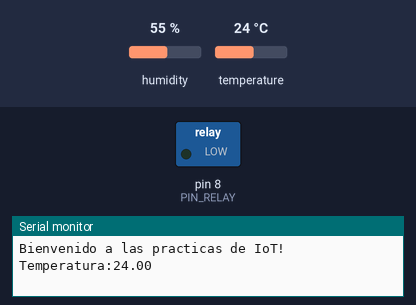
Simulated run of this sketch. Board: Arduino Uno, built with avr-gcc and run on an emulated ATmega328P. Parts: switched loads named in the sketch (green lamp = pin HIGH), the last lines printed to the serial monitor. Wiring (inferred from the names in the program): DHT11 sensor: data pin 3. The test bench sets the inputs (shaded band); at power-on: temperature 24 °C, humidity 55 %.

Above: at 1.4 s.
1.5 s: temperature set to 26.4 °C
12.0 s: temperature set to 27.7 °C
At 16.2 s:
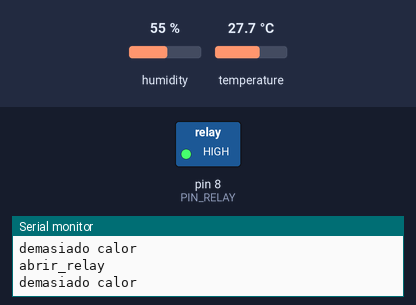
Timing chart, 0 to 17.7 s (numbered marks = the images above; inputs shaded):
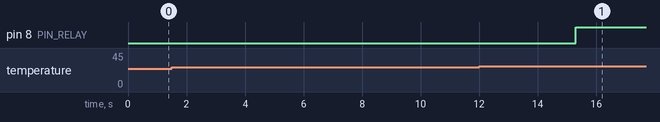

Measured:
- the behaviour switches between 26.9 and 27 °C on temperature (found by bisection; images 0 and 1)
- after the input at 12.0 s, pin 8 (PIN_RELAY): LOW → HIGH after 3.3 s

The sketch:

practica1.c.ino
```cpp
/*
 *  Moisés Frutos Plaza
 *  Mario Losantos Albacete
 */


#include "DHT.h"

#define PIN_SENSOR 3
#define PIN_RELAY 8

#define DHTTYPE DHT11
#define UMBRAL 2
#define UMBRAL_HUMEDAD 2

unsigned long last_relay_change = 0;
unsigned long t_delay = 5000;
unsigned long tiempo = 0;
float temperatura_inicial = 0;
float humedad_inicial = 0;

int relaystatus = 0;
int ledstatus = 0;
DHT dht(PIN_SENSOR, DHTTYPE);


void abrir_relay(){
  Serial.println("abrir_relay");
  if (relaystatus == 0){
    digitalWrite(PIN_RELAY, HIGH);
    relaystatus = 1;
  }
}

void cerrar_relay(){
  Serial.println("cerrar_relay");
  if (relaystatus == 1){
    digitalWrite(PIN_RELAY, LOW);
    relaystatus = 0;
  }
}

float readTemperature(){
  float t = dht.readTemperature(false);
  Serial.print("Temperatura:");
  Serial.println(t);

  if (isnan(t)) {
    Serial.println("Failed to read from DHT sensor!");
    return 0;
  }
  return t;
}

void setup() {
  Serial.begin(9600);
  Serial.println("Bienvenido a las practicas de IoT!");

  pinMode(PIN_SENSOR, INPUT);
  pinMode(PIN_RELAY, OUTPUT);
  dht.begin();
  temperatura_inicial = readTemperature();
}

void check_temperature(){
  float temp = readTemperature();
  if (temp > (temperatura_inicial + UMBRAL) && relaystatus == 0){
    Serial.println("demasiado calor");
    abrir_relay();
  } else if (temp < (temperatura_inicial - UMBRAL) && relaystatus == 1){
    Serial.println("demasiado refrigerado");
    cerrar_relay();
  }
}

void ledOn(){

}

void ledOff(){

}

float readHumidity(){
  return dht.readHumidity();
}

void check_humidity(){

 float humidity = readHumidity();
  if (humidity > (humedad_inicial + UMBRAL_HUMEDAD) && ledstatus == 0){
    Serial.println("demasiado calor");
    ledOff();
  } else if (humidity < (humedad_inicial - UMBRAL_HUMEDAD) && ledstatus == 1){
    Serial.println("demasiado refrigerado");
    ledOn();
  }
}

void loop() {
  tiempo = millis();

  //delay artificial
  if( tiempo > last_relay_change + t_delay) {
    last_relay_change = tiempo;
    check_temperature();
    check_humidity();
  }
}


/*
 *
 * Falta leer humedad, con:
 * float h = dht.readHumidity();
 *
 * y un par de funciones para encender y apagar leds
 *
*/
```

DHT.cpp
```cpp
// (licence header left out)
#include "DHT.h"

DHT::DHT(uint8_t pin, uint8_t type, uint8_t count) {
  _pin = pin;
  _type = type;
  _count = count;
  firstreading = true;
}

void DHT::begin(void) {
  // set up the pins!
  pinMode(_pin, INPUT);
  digitalWrite(_pin, HIGH);
  _lastreadtime = 0;
}

//boolean S == Scale.  True == Farenheit; False == Celcius
float DHT::readTemperature(bool S) {
  float f;

  if (read()) {
    switch (_type) {
    case DHT11:
      f = data[2];
      if(S)
      	f = convertCtoF(f);

      return f;
    case DHT22:
    case DHT21:
      f = data[2] & 0x7F;
      f *= 256;
      f += data[3];
      f /= 10;
      if (data[2] & 0x80)
	f *= -1;
      if(S)
	f = convertCtoF(f);

      return f;
    }
  }
  Serial.print("Read fail");
  return NAN;
}

float DHT::convertCtoF(float c) {
	return c * 9 / 5 + 32;
}

float DHT::readHumidity(void) {
  float f;
  if (read()) {
    switch (_type) {
    case DHT11:
      f = data[0];
      return f;
    case DHT22:
    case DHT21:
      f = data[0];
      f *= 256;
      f += data[1];
      f /= 10;
      return f;
    }
  }
  Serial.print("Read fail");
  return NAN;
}


boolean DHT::read(void) {
  uint8_t laststate = HIGH;
  uint8_t counter = 0;
  uint8_t j = 0, i;
  unsigned long currenttime;

  // pull the pin high and wait 250 milliseconds
  digitalWrite(_pin, HIGH);
  delay(250);

  currenttime = millis();
  if (currenttime < _lastreadtime) {
    // ie there was a rollover
    _lastreadtime = 0;
  }
  if (!firstreading && ((currenttime - _lastreadtime) < 2000)) {
    return true; // return last correct measurement
    //delay(2000 - (currenttime - _lastreadtime));
  }
  firstreading = false;
  /*
    Serial.print("Currtime: "); Serial.print(currenttime);
    Serial.print(" Lasttime: "); Serial.print(_lastreadtime);
  */
  _lastreadtime = millis();

  data[0] = data[1] = data[2] = data[3] = data[4] = 0;

  // now pull it low for ~20 milliseconds
  pinMode(_pin, OUTPUT);
  digitalWrite(_pin, LOW);
  delay(20);
  cli();
  digitalWrite(_pin, HIGH);
  delayMicroseconds(40);
  pinMode(_pin, INPUT);

  // read in timings
  for ( i=0; i< MAXTIMINGS; i++) {
    counter = 0;
    while (digitalRead(_pin) == laststate) {
      counter++;
      delayMicroseconds(1);
      if (counter == 255) {
        break;
      }
    }
    laststate = digitalRead(_pin);

    if (counter == 255) break;

    // ignore first 3 transitions
    if ((i >= 4) && (i%2 == 0)) {
      // shove each bit into the storage bytes
      data[j/8] <<= 1;
      if (counter > _count)
        data[j/8] |= 1;
      j++;
    }

  }

  sei();

  /*
  Serial.println(j, DEC);
  Serial.print(data[0], HEX); Serial.print(", ");
  Serial.print(data[1], HEX); Serial.print(", ");
  Serial.print(data[2], HEX); Serial.print(", ");
  Serial.print(data[3], HEX); Serial.print(", ");
  Serial.print(data[4], HEX); Serial.print(" =? ");
  Serial.println(data[0] + data[1] + data[2] + data[3], HEX);
  */

  // check we read 40 bits and that the checksum matches
  if ((j >= 40) &&
      (data[4] == ((data[0] + data[1] + data[2] + data[3]) & 0xFF)) ) {
    return true;
  }


  return false;

}
```

DHT.h
```cpp
#ifndef DHT_H
#define DHT_H
#if ARDUINO >= 100
 #include "Arduino.h"
#else
 #include "WProgram.h"
#endif

/* DHT library

MIT license
written by Adafruit Industries
*/

// how many timing transitions we need to keep track of. 2 * number bits + extra
#define MAXTIMINGS 85

#define DHT11 11
#define DHT22 22
#define DHT21 21
#define AM2301 21

class DHT {
 private:
  uint8_t data[6];
  uint8_t _pin, _type, _count;
  boolean read(void);
  unsigned long _lastreadtime;
  boolean firstreading;

 public:
  DHT(uint8_t pin, uint8_t type, uint8_t count=6);
  void begin(void);
  float readTemperature(bool S=false);
  float convertCtoF(float);
  float readHumidity(void);

};
#endif
```
